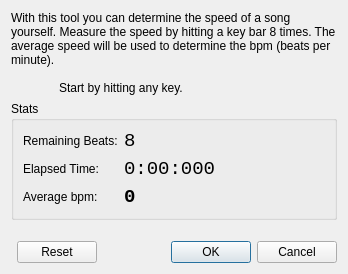
<?xml version="1.0" encoding="UTF-8"?>
<ui version="4.0">
 <class>MetronomDialog</class>
 <widget class="QDialog" name="MetronomDialog">
  <property name="geometry">
   <rect>
    <x>0</x>
    <y>0</y>
    <width>348</width>
    <height>274</height>
   </rect>
  </property>
  <property name="windowTitle">
   <string>Determine BPM</string>
  </property>
  <layout class="QGridLayout" name="gridLayout">
   <item row="0" column="0" colspan="2">
    <widget class="QLabel" name="label">
     <property name="text">
      <string>With this tool you can determine the speed of a song yourself. Measure the speed by hitting a key bar 8 times. The average speed will be used to determine the bpm (beats per minute). 

	Start by hitting any key.</string>
     </property>
     <property name="textFormat">
      <enum>Qt::PlainText</enum>
     </property>
     <property name="wordWrap">
      <bool>true</bool>
     </property>
    </widget>
   </item>
   <item row="5" column="1">
    <widget class="QDialogButtonBox" name="buttonBox">
     <property name="enabled">
      <bool>true</bool>
     </property>
     <property name="standardButtons">
      <set>QDialogButtonBox::Cancel|QDialogButtonBox::Ok|QDialogButtonBox::Reset</set>
     </property>
    </widget>
   </item>
   <item row="3" column="0" colspan="2">
    <widget class="QGroupBox" name="formGroupBox">
     <property name="title">
      <string>Stats</string>
     </property>
     <layout class="QFormLayout" name="formLayout">
      <item row="0" column="0">
       <widget class="QLabel" name="label_6">
        <property name="text">
         <string>Remaining Beats:</string>
        </property>
       </widget>
      </item>
      <item row="0" column="1">
       <widget class="QLabel" name="remainingLabel">
        <property name="font">
         <font>
          <family>Courier New</family>
          <pointsize>14</pointsize>
         </font>
        </property>
        <property name="text">
         <string>8</string>
        </property>
       </widget>
      </item>
      <item row="1" column="0">
       <widget class="QLabel" name="label_4">
        <property name="text">
         <string>Elapsed Time:</string>
        </property>
       </widget>
      </item>
      <item row="1" column="1">
       <widget class="QLabel" name="elapsedLabel">
        <property name="minimumSize">
         <size>
          <width>84</width>
          <height>0</height>
         </size>
        </property>
        <property name="font">
         <font>
          <family>Courier New</family>
          <pointsize>14</pointsize>
         </font>
        </property>
        <property name="text">
         <string>0:00:000</string>
        </property>
       </widget>
      </item>
      <item row="2" column="0">
       <widget class="QLabel" name="label_2">
        <property name="text">
         <string>Average bpm:</string>
        </property>
       </widget>
      </item>
      <item row="2" column="1">
       <widget class="QLabel" name="averageLabel">
        <property name="minimumSize">
         <size>
          <width>150</width>
          <height>0</height>
         </size>
        </property>
        <property name="font">
         <font>
          <family>Courier New</family>
          <pointsize>14</pointsize>
         </font>
        </property>
        <property name="text">
         <string>&lt;strong&gt;0&lt;/strong&gt;</string>
        </property>
       </widget>
      </item>
     </layout>
    </widget>
   </item>
   <item row="4" column="1">
    <spacer name="verticalSpacer">
     <property name="orientation">
      <enum>Qt::Vertical</enum>
     </property>
     <property name="sizeHint" stdset="0">
      <size>
       <width>20</width>
       <height>40</height>
      </size>
     </property>
    </spacer>
   </item>
  </layout>
 </widget>
 <resources/>
 <connections>
  <connection>
   <sender>buttonBox</sender>
   <signal>accepted()</signal>
   <receiver>MetronomDialog</receiver>
   <slot>accept()</slot>
   <hints>
    <hint type="sourcelabel">
     <x>248</x>
     <y>254</y>
    </hint>
    <hint type="destinationlabel">
     <x>157</x>
     <y>274</y>
    </hint>
   </hints>
  </connection>
  <connection>
   <sender>buttonBox</sender>
   <signal>rejected()</signal>
   <receiver>MetronomDialog</receiver>
   <slot>reject()</slot>
   <hints>
    <hint type="sourcelabel">
     <x>316</x>
     <y>260</y>
    </hint>
    <hint type="destinationlabel">
     <x>286</x>
     <y>274</y>
    </hint>
   </hints>
  </connection>
 </connections>
</ui>
